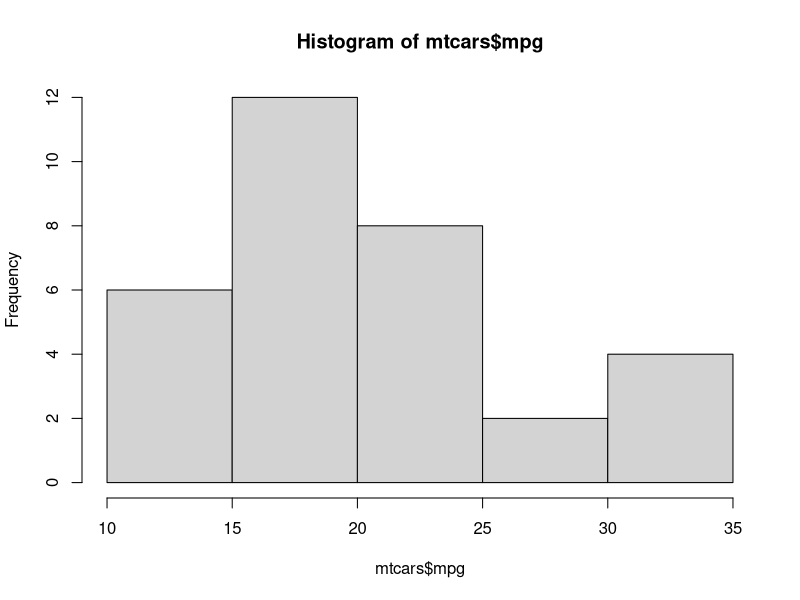
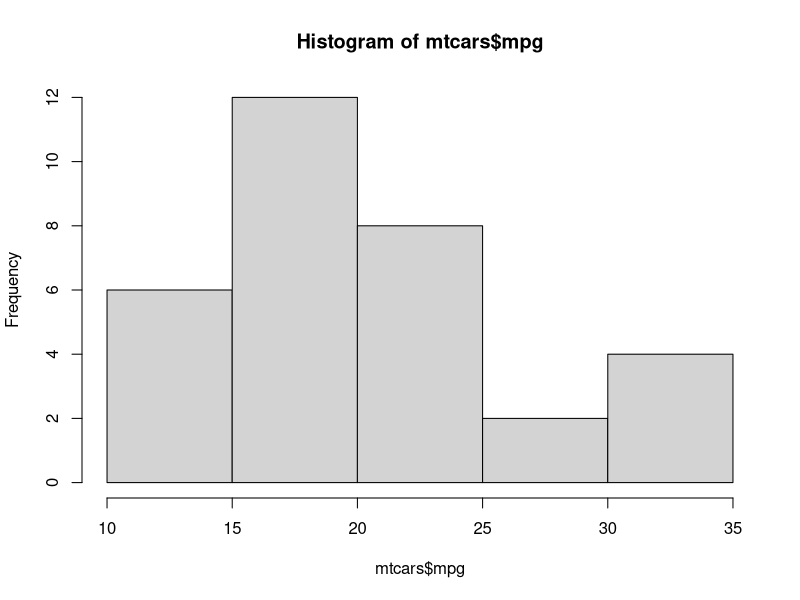

These figures' R source, in order:
## ---- chunk 1
hist(mtcars$mpg)
## ---- chunk 2
#| label: fig-cars
#| fig-cap: figure from mtcars dataset
hist(mtcars$mpg)
## ---- chunk 3
mtcars <- data.frame(mtcars)
